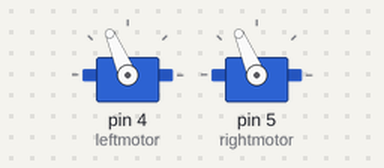
Bench run of a sketch on a simulated Arduino Uno, built with avr-gcc and run on an emulated ATmega328P. On the bench: 2 × servo. What the sketch prints to the serial monitor is not drawn.

Above: at 0.3 s.
Timing chart, 0 to 1.8 s (numbered marks = the images above):
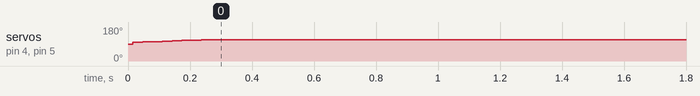

Measured:
- by itself, servo on pin 4 (leftmotor), servo on pin 5 (rightmotor): 90° → 113° at 0.02 s

The sketch:

motors_test_2.ino
```cpp
#include <Servo.h>
#include <SoftwareSerial.h>

Servo leftmotor;  // create servo object to control a motor driver
Servo rightmotor;

//set variables and limits below
#define motormax 1700 // max motor speed per cycle - for motor speed
#define brake 1550 // brake motors - for motor speed
#define motormin 1400 //min motor speed (negative) - for motor speed
#define acceleration 20 // speed of motorspeed value increase/decrease


int dir; ///directon
int motorspeed;
int temp;
int dirangle; //direction angle 0 - 360
int targetangle; //desired angle
bool targetposition; // is the cart at the target position

void setup() {

  leftmotor.attach(4);  // attaches the servo on pin 4 to the servo object
  rightmotor.attach(5);
  Serial.begin(115200);
  motorspeed = brake;
  temp = 0;

  dirangle = 0;
  targetangle = 0;
  targetposition = false;
}

void loop() {

  //for testing, should be read from code in loop for intergration
  int dirangle = 0; //read from compass
  int targetangle = 0; // angle from phone gps
  bool targetposition = false; // 0=false 1=true


  dirangle = 0; //read from compass
  targetangle = 0; // angle from phone gps
  targetposition = false;

  Serial.print("dirangle: ");
  Serial.print(dirangle);
  Serial.print("  targetangle: ");
  Serial.print(targetangle);
  Serial.print("  targetposition: ");
  Serial.println(targetposition);


  if (targetposition == true){
    stp();
    fb(motorspeed);
  }else if ((targetangle-3<dirangle<targetangle+3) && targetposition == false){
    speedup();
    fb(motorspeed);
    Serial.println("forward");
  }else if (dirangle > targetangle){
    speedup();
    left(motorspeed);
  }else if (dirangle < targetangle){
    speedup();
    right(motorspeed);
  }

  Serial.print("motorspeed: ");
  Serial.println(motorspeed);


  delay(15);                           // waits for the servo to get there
}

void fb(int motorspeed){

  leftmotor.writeMicroseconds(motorspeed);
  rightmotor.writeMicroseconds(motorspeed);
  Serial.print("motorspeed: ");
  Serial.println(motorspeed);
  Serial.println("FB");

}

void left(int motorspeed){

  leftmotor.writeMicroseconds(motorspeed);
  Serial.println("LEFT");


}

void right(int motorspeed){

  rightmotor.writeMicroseconds(motorspeed);
  Serial.println("RIGHT");
}
// increase speed
void speedup(){
  if (motorspeed < motormax){
    motorspeed = motorspeed + acceleration;
    delay(15);
  }
}

//increase speed in reverse
void revspeedup(){
  if (motorspeed > motormin){
    motorspeed = motorspeed - acceleration;
    delay(15);
  }
}

//sets wheels to brake
void stp(){
  motorspeed = brake;
}
```
